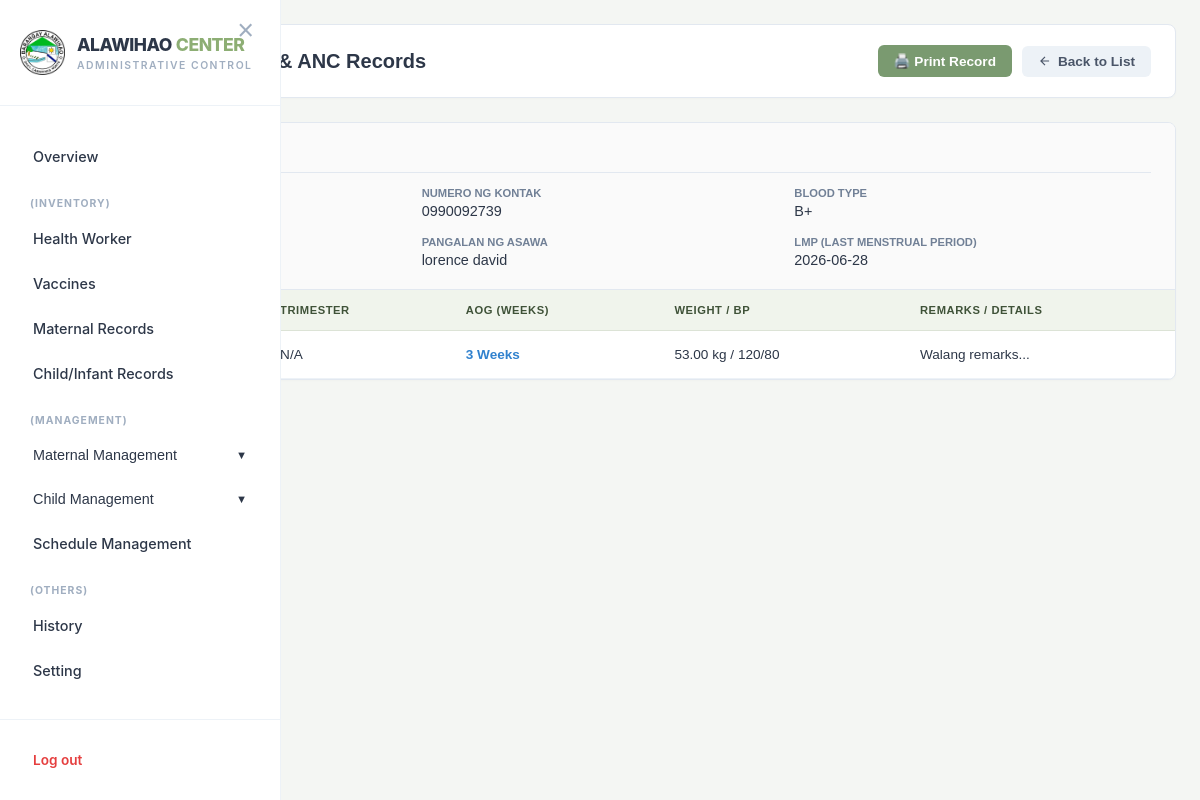
The app's page /admin/admin_maternal_history.php?id=8 (signed in) with its own data.
### tables this page shows
CREATE TABLE `maternal_registration` (
  `id` int(11) NOT NULL,
  `user_id` int(11) NOT NULL,
  `family_serial` varchar(50) DEFAULT NULL,
  `client_lname` varchar(100) NOT NULL,
  `client_fname` varchar(100) NOT NULL,
  `client_mi` varchar(5) DEFAULT NULL,
  `client_ext` varchar(10) DEFAULT NULL,
  `dob` date DEFAULT NULL,
  `age` int(11) DEFAULT NULL,
  `blood_type` varchar(5) DEFAULT NULL,
  `lmp` date DEFAULT NULL,
  `highest_educ` varchar(100) DEFAULT NULL,
  `occupation` varchar(100) DEFAULT NULL,
  `spouse_lname` varchar(100) DEFAULT NULL,
  `spouse_fname` varchar(100) DEFAULT NULL,
  `spouse_mi` varchar(5) DEFAULT NULL,
  `spouse_ext` varchar(10) DEFAULT NULL,
  `spouse_dob` date DEFAULT NULL,
  `spouse_blood` varchar(5) DEFAULT NULL,
  `street` varchar(255) DEFAULT NULL,
  `barangay` varchar(100) DEFAULT 'Alawihao',
  `municipality` varchar(100) DEFAULT 'Daet',
  `province` varchar(100) DEFAULT 'Camarines Norte',
  `income` varchar(50) DEFAULT NULL,
  `contact` varchar(20) DEFAULT NULL,
  `phic_cat` varchar(50) DEFAULT NULL,
  `philhealth_no` varchar(50) DEFAULT NULL,
  `living_children` int(11) DEFAULT 0,
  `birth_plan` varchar(50) DEFAULT NULL,
  `num_preg` int(11) DEFAULT 0,
  `status` varchar(20) DEFAULT 'Pending',
  `created_at` timestamp NOT NULL DEFAULT current_timestamp(),
  `birthdate` date DEFAULT NULL,
  `pregnancy_order` int(11) DEFAULT 1
);

CREATE TABLE `maternal_records` (
  `id` int(11) NOT NULL,
  `mother_id` int(11) NOT NULL,
  `pregnancy_order` int(11) DEFAULT 1,
  `weight_kg` decimal(5,2) DEFAULT NULL,
  `bp` varchar(20) DEFAULT NULL,
  `temperature` decimal(4,2) DEFAULT NULL,
  `pulse_rate` int(11) DEFAULT NULL,
  `height_cm` decimal(5,2) DEFAULT NULL,
  `muac_cm` decimal(5,2) DEFAULT NULL,
  `bmi` decimal(4,2) DEFAULT NULL,
  `bmi_category` varchar(50) DEFAULT NULL,
  `conjunctiva` varchar(50) DEFAULT NULL,
  `neck_findings` varchar(255) DEFAULT NULL,
  `breast_findings` varchar(255) DEFAULT NULL,
  `thorax_findings` varchar(255) DEFAULT NULL,
  `abdomen_findings` varchar(255) DEFAULT NULL,
  `vaginal_exam` varchar(255) DEFAULT NULL,
  `extremities_findings` varchar(255) DEFAULT NULL,
  `fetal_heart_rate` varchar(50) DEFAULT NULL,
  `fetal_position` varchar(50) DEFAULT NULL,
  `impression_diagnosis` text DEFAULT NULL,
  `tt_status` varchar(50) DEFAULT NULL,
  `remarks` text DEFAULT NULL,
  `next_visit_date` date DEFAULT NULL,
  `checkup_date` date DEFAULT NULL,
  `gestational_age_weeks` int(11) DEFAULT NULL,
  `created_at` timestamp NOT NULL DEFAULT current_timestamp(),
  `breast_left_size` varchar(50) DEFAULT NULL,
  `breast_right_size` varchar(50) DEFAULT NULL,
  `nutritional_status` varchar(50) DEFAULT NULL,
  `pagsusuri_kalagayan` text DEFAULT NULL,
  `mga_payo` text DEFAULT NULL,
  `birthplan_changes` text DEFAULT NULL,
  `pagsusuri_ngipin` text DEFAULT NULL,
  `lab_test_done` text DEFAULT NULL,
  `hemoglobin_count` varchar(50) DEFAULT NULL,
  `urinalysis` varchar(50) DEFAULT NULL,
  `cbc` varchar(50) DEFAULT NULL,
  `stis_approach` varchar(100) DEFAULT NULL,
  `stool_exam` varchar(50) DEFAULT NULL,
  `acetic_acid_wash` varchar(50) DEFAULT NULL,
  `tetanus_vaccine_date` date DEFAULT NULL,
  `treatments_given` text DEFAULT NULL,
  `serbisyong_binigay` text DEFAULT NULL,
  `provider_name` varchar(100) DEFAULT NULL,
  `hospital_referral` text DEFAULT NULL,
  `pap_smear_done` tinyint(1) DEFAULT 0,
  `gestational_diabetes_test` tinyint(1) DEFAULT 0,
  `blood_rh_group_done` tinyint(1) DEFAULT 0,
  `treat_deworming` tinyint(1) DEFAULT 0,
  `srv_previous_discussion` tinyint(1) DEFAULT 0,
  `srv_postpartum` tinyint(1) DEFAULT 0,
  `srv_spacing` tinyint(1) DEFAULT 0,
  `srv_tetanus_followup` tinyint(1) DEFAULT 0,
  `smoking_sticks_per_day` int(11) DEFAULT 0
);

### admin/admin_maternal_history.php (the view, shortened to what this page needs)
<?php
include '../db_connect.php';
$mother_id = isset($_GET['id']) ? intval($_GET['id']) : 0;
$reg_query = mysqli_query($conn, "SELECT *, CONCAT(COALESCE(street,''), ', ', COALESCE(barangay,''), ', ', COALESCE(municipality,'')) AS full_address FROM maternal_registration WHERE id = '$mother_id' LIMIT 1");
$patient = mysqli_fetch_assoc($reg_query);
$visits_query = mysqli_query($conn, "SELECT * FROM maternal_records WHERE mother_id = '$mother_id' ORDER BY checkup_date DESC");
$checkups = [];
while ($row = mysqli_fetch_assoc($visits_query)) {
    $checkups[] = $row;
}
?>
<!DOCTYPE html>
<html lang="en">
<head>
</head>
<body>
    <div class="main-container">
        <div class="page-title-card">
            <h2>Maternal Health History & ANC Records</h2>
            <div class="header-actions">
                <button class="btn-print-modal" onclick="openPrintModal(0)">
                    🖨️ Print Record
                </button>
                <a href="admin_maternal_hr.php" class="btn-back">
                    <svg width="14" height="14" fill="none" stroke="currentColor" stroke-width="2" viewBox="0 0 24 24"><path d="M19 12H5M12 19l-7-7 7-7"></path></svg>
                    Back to List
                </a>
            </div>
        </div>
        <div class="table-container">
            <div class="patient-info-banner">
                <h3><?php echo htmlspecialchars(trim(($patient['client_fname'] ?? '') . ' ' . ($patient['client_mi'] ?? '') . ' ' . ($patient['client_lname'] ?? ''))); ?></h3>
                <div class="patient-details-grid">
                    <div class="banner-item">
                        <label>Edad / Kapanganakan</label>
                        <span><?php echo htmlspecialchars($patient['age'] ?? 'N/A'); ?> yrs old (<?php echo htmlspecialchars($patient['dob'] ?? 'N/A'); ?>)</span>
                    </div>
                    <div class="banner-item">
                        <label>Numero ng Kontak</label>
                        <span><?php echo htmlspecialchars($patient['contact'] ?? 'N/A'); ?></span>
                    </div>
                    <div class="banner-item">
                        <label>Blood Type</label>
                        <span><?php echo htmlspecialchars($patient['blood_type'] ?? 'N/A'); ?></span>
                    </div>
                    <div class="banner-item">
                        <label>Tirahan</label>
                        <span><?php echo htmlspecialchars($patient['full_address'] ?? 'N/A'); ?></span>
                    </div>
                    <div class="banner-item">
                        <label>Pangalan ng Asawa</label>
                        <span><?php echo htmlspecialchars(trim(($patient['spouse_fname'] ?? '') . ' ' . ($patient['spouse_lname'] ?? '')) ?: 'N/A'); ?></span>
                    </div>
                    <div class="banner-item">
                        <label>LMP (Last Menstrual Period)</label>
                        <span><?php echo htmlspecialchars($patient['lmp'] ?? 'N/A'); ?></span>
                    </div>
                </div>
            </div>
            <table>
                <thead>
                    <tr>
                        <th>Check-up Date</th>
                        <th>Trimester</th>
                        <th>AOG (Weeks)</th>
                        <th>Weight / BP</th>
                        <th>Remarks / Details</th>
                    </tr>
                </thead>
                <tbody>
                    <?php if(!empty($checkups)): ?>
                        <?php foreach($checkups as $chk): ?>
                            <tr>
                                <td><strong><?php echo htmlspecialchars($chk['checkup_date']); ?></strong></td>
                                <td><?php echo htmlspecialchars($chk['trimester'] ?? 'N/A'); ?></td>
                                <td><span style="color: #3182CE; font-weight: bold;"><?php echo htmlspecialchars($chk['gestational_age_weeks'] ?? 'Not specified'); ?> Weeks</span></td>
                                <td><?php echo htmlspecialchars($chk['weight_kg'] ?? '0'); ?> kg / <?php echo htmlspecialchars($chk['bp'] ?? 'N/A'); ?></td>
                                <td><?php echo htmlspecialchars(substr($chk['remarks'] ?? 'Walang remarks', 0, 40)) . '...'; ?></td>
                            </tr>
                        <?php endforeach; ?>
                    <?php else: ?>
                        <tr>
                            <td colspan="5" class="no-records">Wala pang naitalang session o check-up record ang pasyenteng ito mula sa Maternal Records.</td>
                        </tr>
                    <?php endif; ?>
                </tbody>
            </table>
        </div>
    </div>
</body>
</html>

### admin/admin_maternal_history.php (style rules this page uses)
body { background-color: #F4F6F3; color: #2D3748; margin: 0; font-family: Arial, sans-serif; }
.main-container { padding: 24px; max-width: 1300px; margin: 0 auto; }
.page-title-card { background: #FFFFFF; border: 1px solid #E2E8F0; border-radius: 8px; padding: 20px 24px; margin-bottom: 24px; box-shadow: 0 1px 3px rgba(0,0,0,0.02); display: flex; justify-content: space-between; align-items: center; }
.page-title-card h2 { margin: 0; font-size: 1.25rem; color: #2D3748; font-weight: bold; }
.header-actions { display: flex; gap: 10px; align-items: center; }
.btn-back { text-decoration: none; color: #4A5568; font-weight: 600; font-size: 0.85rem; display: inline-flex; align-items: center; gap: 6px; background: #EDF2F7; padding: 8px 16px; border-radius: 6px; transition: background 0.2s; }
.btn-print-modal { background-color: #7A9A70; color: white; padding: 8px 16px; border-radius: 6px; text-decoration: none; font-weight: 600; font-size: 0.85rem; display: inline-flex; align-items: center; gap: 6px; border: none; cursor: pointer; transition: background-color 0.2s ease; }
.table-container { background: #FFFFFF; border-radius: 8px; box-shadow: 0 1px 3px rgba(0,0,0,0.02); overflow: hidden; border: 1px solid #E2E8F0; }
.patient-info-banner { background: #FAFAFA; padding: 20px 24px; border-bottom: 1px solid #E2E8F0; }
.patient-info-banner h3 { margin: 0 0 14px 0; color: #2D3748; font-size: 1.1rem; font-weight: bold; border-bottom: 1px solid #E2E8F0; padding-bottom: 8px; }
.patient-details-grid { display: grid; grid-template-columns: repeat(3, 1fr); gap: 16px; }
.banner-item label { display: block; font-size: 0.7rem; text-transform: uppercase; font-weight: bold; color: #718096; margin-bottom: 3px; }
.banner-item span { font-size: 0.9rem; color: #2D3748; font-weight: 500; }
table { width: 100%; border-collapse: collapse; text-align: left; font-size: 0.85rem; }
th { background-color: #F0F4EC; color: #3F5238; font-weight: bold; padding: 14px 20px; border-bottom: 1px solid #DCE3D6; text-transform: uppercase; font-size: 0.7rem; letter-spacing: 0.05em; }
td { padding: 16px 20px; border-bottom: 1px solid #EDF2F7; color: #2D3748; }

### admin/super_admin_sidebar.php (style rules this page uses)
:root { --sage: #8DAE74; --dark-sage: #6B8E55; --soft-sage: #F1F5ED; --pure-white: #FFFFFF; --text-main: #2D3748; --text-muted: #A0AEC0; --sidebar-width: 280px; --border-color: #EDF2F7; --transition: all 0.3s ease-in-out; }

### records on screen
maternal_registration: contact "0990092739", blood_type "B+", spouse_fname+spouse_lname "lorence david", lmp "2026-06-28"
maternal_records: trimester "N/A", gestational_age_weeks "3", weight_kg "53.00", bp "120/80", remarks "Walang remarks"
